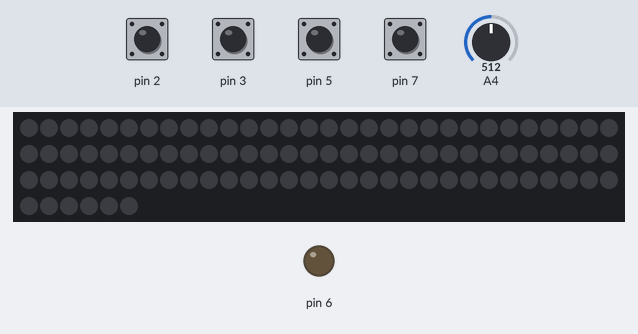
The program below on a simulated Arduino Nano, built with avr-gcc and run on an emulated ATmega328P. Parts: 96 RGB LEDs in strip order, left to right, continuing on the next row, output pins drawn as LEDs (lit = HIGH). Dashed ring = blinking. The test bench sets the inputs (shaded band); at power-on: pin 2, pin 3, pin 5, pin 7 HIGH, A4 = 512. Dim RGB values are drawn brighter than linear.

Above: at 1.2 s.
1.3 s: pin 7 pulled LOW for 0.15 s
At 3.9 s:
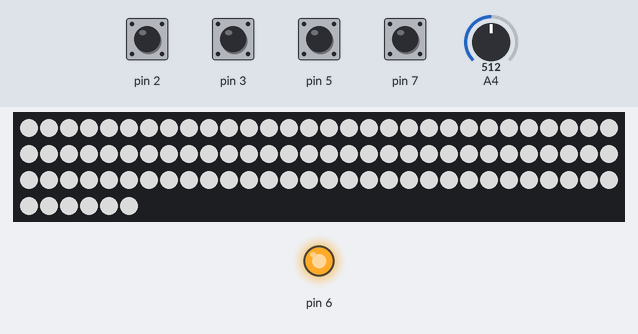
4.1 s: pin 2 pulled LOW for 0.15 s
5.7 s: pin 3 pulled LOW for 0.15 s
7.3 s: pin 7 pulled LOW for 1 s
At 7.7 s:
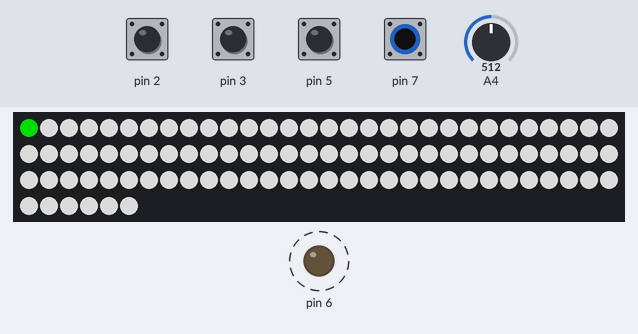
At 9.1 s:
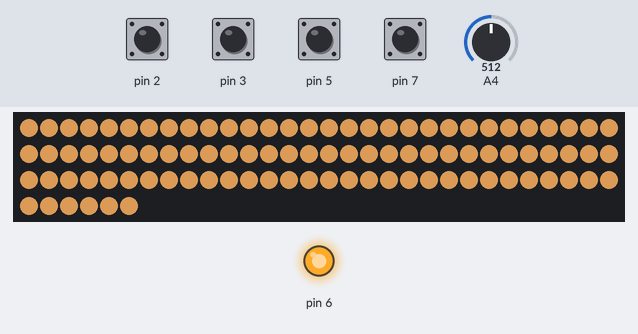
9.8 s: pin 2 pulled LOW for 1 s
12.3 s: pin 3 pulled LOW for 1 s
Timing chart, 0 to 15.3 s (numbered marks = the images above; inputs shaded):
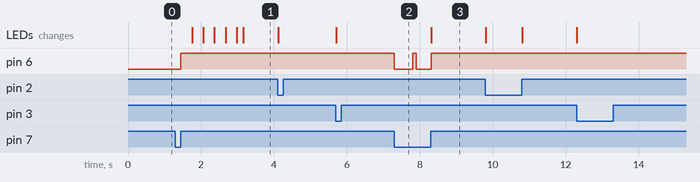

Measured:
- after the input at 1.3 s, pin 6: LOW → HIGH after 0.15 s; the LEDs: first change after 0.46 s (image 1 shows a later state)
- after the input at 7.3 s, pin 6: alternates HIGH for 0.10 s and LOW for 0.46 s, 4 changes in all, then stays HIGH, starting at once

The program:

main.cpp
```cpp
#include <Arduino.h>
#include "Adafruit_NeoPixel.h"
#include "EEPROM.h"
// bruger WS2815B

typedef uint8_t u8;
typedef uint32_t u32;
typedef uint64_t u64;
// defines

#define pixelCount 96 // hvor mange led jeg har
#define EEPROMADDR 0

// pins
namespace pins
{
  u8 potmeter = A4;
  u8 ledBut = 6;
  u8 but = 7;
  u8 rotDT = 5;
  u8 rotCLK = 2;
  u8 rotSW = 3;
  u8 pxpin = 8;
};

Adafruit_NeoPixel strip(pixelCount, pins::pxpin, NEO_GRB + NEO_KHZ800);

struct SaveData
{
  u16 brightness = 100; // 0 - 255
  u8 red = 200;         // 0-255
  u8 blue = 70;         // 0-255
  u8 green = 100;       // 0-255
  u8 currentColor = 0;  // 0 = red 1 = green 2 = blue
};
SaveData saveData;

struct Colors
{
  u8 r;
  u8 g;
  u8 b;
};

const Colors presets[] = {
    // Varme farver
    {255, 147, 41},  // Warm White (stearinlys)
    {255, 180, 100}, // Soft Amber
    {255, 120, 30},  // Deep Orange (hygge)
    {255, 60, 0},    // Campfire Orange

    // Hvide nuancer
    {255, 255, 255}, // Pure White
    {255, 244, 229}, // Warm White
    {201, 226, 255}, // Cool White (dagslys)

    // Farverige
    {255, 0, 0},   // Rød
    {0, 255, 0},   // Grøn
    {0, 0, 255},   // Blå
    {255, 0, 255}, // Magenta/Pink
    {0, 255, 255}, // Cyan
    {255, 255, 0}, // Gul

    // Stemningsfulde
    {138, 43, 226},  // Lilla (BlueViolet)
    {255, 20, 147},  // Hot Pink
    {255, 105, 180}, // Pink
    {64, 224, 208},  // Turkis
    {0, 255, 127},   // Spring Green

    // Naturlige
    {255, 140, 0},  // Orange (solnedgang)
    {30, 144, 255}, // Blå (himmellys)
    {50, 205, 50},  // Lime Green
    {255, 69, 0},   // Red-Orange

    // Dæmpede/rolige
    {100, 100, 150}, // Soft Blue
    {150, 100, 100}, // Soft Red
    {100, 150, 100}, // Soft Green
    {80, 50, 120},   // Deep Purple (nattelys)
};

// to get avg of brightness and cus im lazy
u8 values[5];

// varables
bool on = false;
bool lastOn = false;
u32 lastChange = 0;
u32 lastRotRotation = 0;
u8 presetNumber = 0;
u32 lastColorChange = 0;
bool normalColor = false;
u8 lastBrightness = 0;
// rotery.
volatile bool rotButIsPressed = false;
volatile int rotVal = 0;
volatile bool colorChange = false;

// functions
void lysStartup(u16 vent);
void lysSlut(u16 vent);
void rotISR();
void updateInputs();
void rotSWISR();
void showBrightness();
void printData();
void handleColorChange();
void handlePowerToggle();
void saveEEPROM();
void loadEEPROM();
void loadPreset(u8 num);
void showCurrentEditColor();
Colors getCurrentColor();
void updateShowCurrentEditColor();
void updateAvgBrightness(u16 potVal);

void setup()
{
  // put your setup code here, to run once:
  pinMode(pins::but, INPUT_PULLUP);
  pinMode(pins::ledBut, OUTPUT);
  pinMode(pins::rotCLK, INPUT_PULLUP);
  pinMode(pins::rotDT, INPUT_PULLUP);
  pinMode(pins::rotSW, INPUT_PULLUP);

  attachInterrupt(digitalPinToInterrupt(pins::rotCLK), rotISR, CHANGE);   // set the interrupt
  attachInterrupt(digitalPinToInterrupt(pins::rotSW), rotSWISR, FALLING); // set the rotery button interrupt

  updateInputs();

  strip.begin();
  strip.show(); // sluk alt
  loadEEPROM();
  memset(values, saveData.brightness, sizeof(values));
}

void loop()
{
  updateInputs();

  // Handle power toggle
  if (lastOn != on)
  {
    handlePowerToggle();
    return; // Exit early - lad fade-animationen køre færdig
  }

  // Hvis lyset er slukket, skip resten
  if (!on)
    return;

  // Handle rotary encoder ændringer
  if (colorChange)
  {
    handleColorChange();
  }

  updateShowCurrentEditColor();

  // Handle brightness changes
  if (lastBrightness != saveData.brightness)
  {
    showBrightness();
  }
  lastBrightness = saveData.brightness;
}

void handlePowerToggle()
{
  digitalWrite(pins::ledBut, on);
  lastOn = on;

  if (on)
  {
    lysStartup(5);
  }
  else
  {
    lysSlut(5);
    saveEEPROM();
  }
}

void handleColorChange()
{
  // Opdater den korrekte farvekanal
  switch (saveData.currentColor)
  {
  case 0:
    saveData.red = rotVal;
    break;
  case 1:
    saveData.green = rotVal;
    break;
  case 2:
    saveData.blue = rotVal;
    break;
  }

  // Opdater strip med den nye farve
  strip.fill(strip.Color(saveData.red, saveData.green, saveData.blue));
  showCurrentEditColor();
  strip.show();

  // Reset state
  colorChange = false;
  lastChange = millis();
  normalColor = false;

  Serial.print("Color: R");
  Serial.print(saveData.red);
  Serial.print(" G");
  Serial.print(saveData.green);
  Serial.print(" B");
  Serial.println(saveData.blue);
  Serial.print("brightness : ");
  Serial.println(saveData.brightness);
  lastColorChange = millis();
}

void updateInputs()
{
  static u32 startPress = 0;
  static u32 lastBlinktime = 0;
  static bool beforePressed = false;

  if (digitalRead(pins::but) == 0)
  { // hvis low / trykket
    beforePressed = true;

    if (startPress == 0)
    {
      startPress = millis();
    }

    u32 totalPressTime = millis() - startPress;

    if (totalPressTime > 500 && on) // Holdt i mere end 500ms?
    {
      // Skift preset hver 500ms
      if (millis() - lastBlinktime > 500)
      {
        // BLINK når vi tæller op
        digitalWrite(pins::ledBut, HIGH);
        delay(100);
        digitalWrite(pins::ledBut, LOW);

        Serial.print("blink... preset: ");
        Serial.println(presetNumber);

        lastBlinktime = millis();
        presetNumber++;
        beforePressed = true;
      }
      else
      {
        // Vent - hold LED slukket
        digitalWrite(pins::ledBut, LOW);
      }
    }
    else
    {
      // Holdes nede, men ikke længe nok endnu
      digitalWrite(pins::ledBut, LOW);
    }
  }
  else
  {
    if (beforePressed == true)
    {
      u32 totalPressTime = millis() - startPress;

      if (totalPressTime < 500)
      {
        // Så var det bare et kort tryk
        on = !on;
        Serial.println("on skift");
      }
      else
      {
        loadPreset(presetNumber);
        Serial.print("loaded preset: ");
        Serial.println(presetNumber);
      }

      // Reset alt
      presetNumber = 0;
      lastBlinktime = 0;
      beforePressed = false;
      startPress = 0;
      digitalWrite(pins::ledBut, on ? HIGH : LOW);
    }
  }

  // Potentiometer
  updateAvgBrightness(analogRead(pins::potmeter));
}

// fader op
void lysStartup(u16 vent)
{
  Serial.println("lys startop--------------------------------------------");

  for (int i = 0; i <= saveData.brightness; i++)
  {
    strip.fill(strip.Color(saveData.red, saveData.green, saveData.blue));
    strip.setBrightness(i);
    strip.show();
    delay(vent);
  }
}

// slutter lyset ved at fade ned
void lysSlut(u16 vent)
{
  Serial.println("slutter lys -----------------------------");
  for (int i = saveData.brightness; i >= 0; i--)
  {
    strip.fill(strip.Color(saveData.red, saveData.green, saveData.blue));
    strip.setBrightness(i);
    strip.show();
    delay(vent);
  }
}

void rotISR()
{
  // Debounce check - ignorer hvis for hurtigt efter sidste interrupt
  static unsigned long lastInterruptTime = 0;
  unsigned long interruptTime = millis();

  if (interruptTime - lastInterruptTime < 5)
  { // 5ms debounce
    return;
  }

  // Læs pins EN gang for at undgå race conditions
  bool clkState = digitalRead(pins::rotCLK);
  bool dtState = digitalRead(pins::rotDT);

  // Beregn om det er hurtig rotation (mellem 5-100ms = hurtig)
  unsigned long timeSinceLastRotation = interruptTime - lastRotRotation;
  bool shouldMore = (timeSinceLastRotation > 5 && timeSinceLastRotation < 100);

  // Bestem retning
  if (clkState == dtState)
  {
    rotVal++;
    if (shouldMore)
      rotVal += 5; // Tilføj ekstra hvis hurtig rotation
  }
  else
  {
    rotVal--;
    if (shouldMore)
      rotVal -= 5;
  }

  // Begræns mellem 0-255
  rotVal = constrain(rotVal, 0, 255);

  // Opdater flags
  colorChange = true;
  lastRotRotation = interruptTime;
  lastInterruptTime = interruptTime;
}

void rotSWISR()
{
  saveData.currentColor = (saveData.currentColor + 1) % 3;
  rotVal = saveData.currentColor;

  switch (saveData.currentColor)
  {
  case 0:
    rotVal = saveData.red;
    break;
  case 1:
    rotVal = saveData.green;
    break;
  case 2:
    rotVal = saveData.blue;
    break;
  }
}

void showBrightness()
{
  strip.fill(strip.Color(saveData.red, saveData.green, saveData.blue));
  updateShowCurrentEditColor();
  strip.setBrightness(saveData.brightness);
  strip.show();
}

void printData()
{
  Serial.print("R: ");
  Serial.println(saveData.red);
  Serial.print("G: ");
  Serial.println(saveData.green);
  Serial.print("B: ");
  Serial.println(saveData.blue);
  Serial.println();
  Serial.print("Rot value: ");
  Serial.println(rotVal);
  Serial.print("current color: ");
  Serial.println(saveData.currentColor);
  Serial.print("current brightness: ");
  Serial.println(saveData.brightness);
}

void saveEEPROM()
{
  EEPROM.put(EEPROMADDR, saveData);
}

void loadEEPROM()
{
  EEPROM.get(EEPROMADDR, saveData);
}

void loadPreset(u8 num)
{
  saveData.red = presets[num].r;
  saveData.green = presets[num].g;
  saveData.blue = presets[num].b;
  strip.fill(presets[num].r, presets[num].g, presets[num].b);
  while (!strip.canShow())
  {
  }
  strip.show();
  showBrightness(); // virker tror jeg ?
}

void updateShowCurrentEditColor()
{
  static bool haveReset = false;
  if (millis() - lastColorChange < 2000)
  { // hvis det er mindre end 3 sek siden man ændre farve
    showCurrentEditColor();
    haveReset = false;
  }
  else if (!haveReset)
  {
    // så skal den bare reset
    strip.fill(saveData.red, saveData.green, saveData.blue);
    strip.show();
    haveReset = true;
  }
}

void showCurrentEditColor()
{
  strip.setPixelColor(0, strip.Color(getCurrentColor().r, getCurrentColor().g, getCurrentColor().b));
  strip.show();
}

Colors getCurrentColor()
{
  Colors color;
  color.r = 0;
  color.g = 0;
  color.b = 0;
  switch (saveData.currentColor)
  {
  case 0:
    color.r = 255;
    break;
  case 1:
    color.g = 255;
    break;
  case 2:
    color.b = 255;
    break;
  }
  return color;
}

void updateAvgBrightness(u16 potVal)
{
  u16 VALUES_LEN = sizeof(values) / sizeof(values[0]);
  // shift
  for (u8 i = 0; i < VALUES_LEN - 1; i++)
  {
    values[i] = values[i + 1];
  }

  // map korrekt
  u16 mapped = map(constrain(potVal, 0, 900), 0, 900, 0, 255);
  values[VALUES_LEN - 1] = mapped;

  // average
  u32 total = 0;
  for (u8 i = 0; i < VALUES_LEN; i++)
  {
    total += values[i];
  }

  saveData.brightness = total / VALUES_LEN;
}
```
